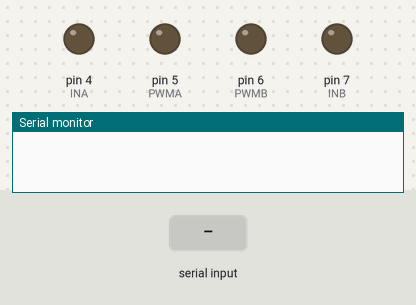
This sketch was run on a simulated Arduino Uno, built with avr-gcc and run on an emulated ATmega328P. On the bench: output pins drawn as LEDs (lit = HIGH), the last lines printed to the serial monitor. Inputs (shaded band) come from the test bench.

Above: at 1.2 s.
1.3 s: "Q\n" received over Serial
At 2.2 s:
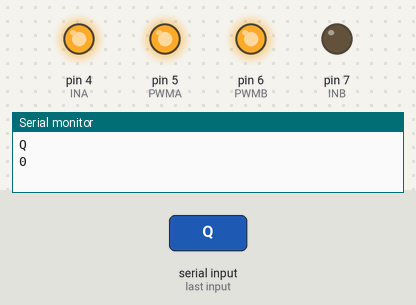
2.8 s: "H\n" received over Serial
At 3.3 s:
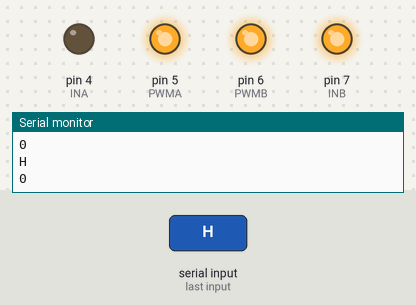
4.3 s: "Y\n" received over Serial
At 5.5 s:
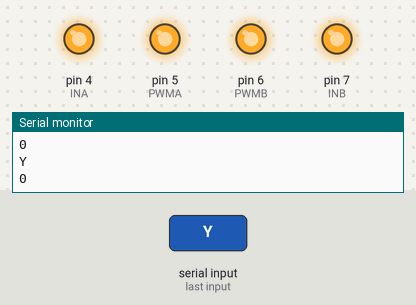
5.8 s: "W90\n" received over Serial
At 7.0 s:
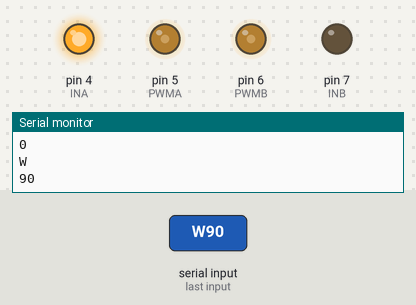
7.3 s: "S90\n" received over Serial
At 8.1 s:
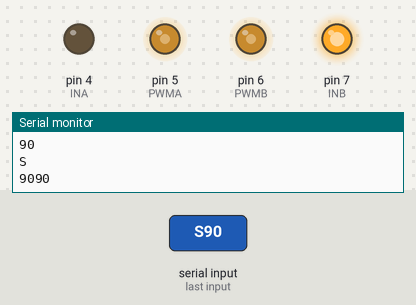
8.8 s: "W,45\n" received over Serial
At 9.1 s:
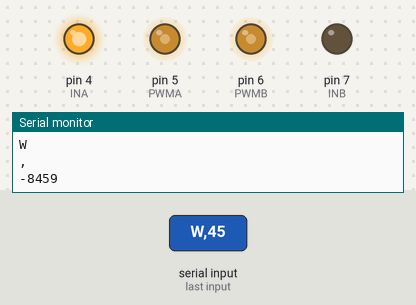
Timing chart, 0 to 11.3 s (numbered marks = the images above; inputs shaded):
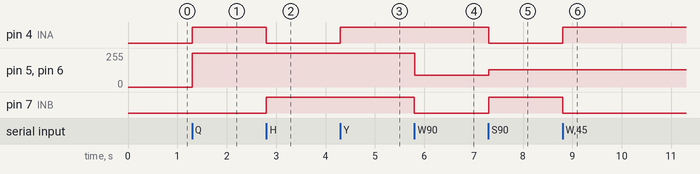

The sketch:

cheche.ino
```cpp
int i;
String inString = "";
char inChar = ' ';
char con=' ';
int INA = 4;
int PWMA = 5;
int INB = 7;
int PWMB = 6;

void setup()
{
  pinMode(INA, 1);
  pinMode(INB, 1);
  Serial.begin(9600);
}

void loop()
{

    while(Serial.available())
    { // i=0;
      inChar = Serial.read();
      if(isDigit(inChar))
      {
          inString += inChar;
      }

      else if(inChar =='\n'){
        i = inString.toInt();
          Serial.println(i);
          delay(1);
          // i=0;
          // inString = "";
      }

      else
      {
        con = inChar;
        Serial.println(con);
      }
      switch (con)
    {
      case'W':

        qian(i);
        break;
      /////////
      case'S':


        hou(i);
        break;
      ////////
      case'A':

        zuo(i);
        break;
      ///////
      case'D':

        you(i);
        break;
      /////
      case'Z':
        digitalWrite(INA, 0);
        analogWrite(PWMA, 255);
        digitalWrite(INB, 0);
        analogWrite(PWMB, 255);
        break;
      //////////
       //////////
      case'Q':
        digitalWrite(INA, 1);
        analogWrite(PWMA, 255);
        digitalWrite(INB, 0);
        analogWrite(PWMB, 255);
        break;
      //////////
       //////////
      case'H':
        digitalWrite(INA, 0);
        analogWrite(PWMA, 255);
        digitalWrite(INB, 1);
        analogWrite(PWMB, 255);
        break;
      //////////
      case'Y':

        digitalWrite(INA, 1);
        analogWrite(PWMA, 255);
        digitalWrite(INB, 1);
        analogWrite(PWMB, 255);
        break;
      ////
      case'T':
        digitalWrite(INA, 0);
        analogWrite(PWMA, 0);
        digitalWrite(INB, 0);
        analogWrite(PWMB, 0);

        break;

        i=0;
    }


  }

  }

  void qian(int p)
  {
    digitalWrite(INA, 1);
    analogWrite(PWMA, p);
    digitalWrite(INB, 0);
    analogWrite(PWMB, p);
  }
  void hou(int p)
  {
    digitalWrite(INA, 0);
    analogWrite(PWMA, p);
    digitalWrite(INB, 1);
    analogWrite(PWMB, p);
  }
  void zuo(int p)
  {
    digitalWrite(INA, LOW);
    analogWrite(PWMA, p);
    digitalWrite(INB, LOW);
    analogWrite(PWMB, 255-p);
  }
  void you(int p)
  {
    digitalWrite(INA, 1);
    analogWrite(PWMA, 255-p);
    digitalWrite(INB, 1);
    analogWrite(PWMB, p);
  }
```

Measured:
- after the input at 1.3 s, pin 4 (INA): LOW → HIGH at once; pin 5 (PWMA), pin 6 (PWMB): 0/255 → 255/255 at once
- after the input at 2.8 s, pin 4 (INA): HIGH → LOW at once; pin 7 (INB): LOW → HIGH at once
- after the input at 4.3 s, pin 4 (INA): LOW → HIGH at once
- after the input at 5.8 s, pin 5 (PWMA), pin 6 (PWMB): 255/255 → 90/255 at once; pin 7 (INB): HIGH → LOW at once
- after the input at 7.3 s, pin 4 (INA): HIGH → LOW at once; pin 5 (PWMA), pin 6 (PWMB): 90/255 → 130/255 at once; pin 7 (INB): LOW → HIGH at once
- after the input at 8.8 s, pin 4 (INA): LOW → HIGH at once; pin 7 (INB): HIGH → LOW at once
